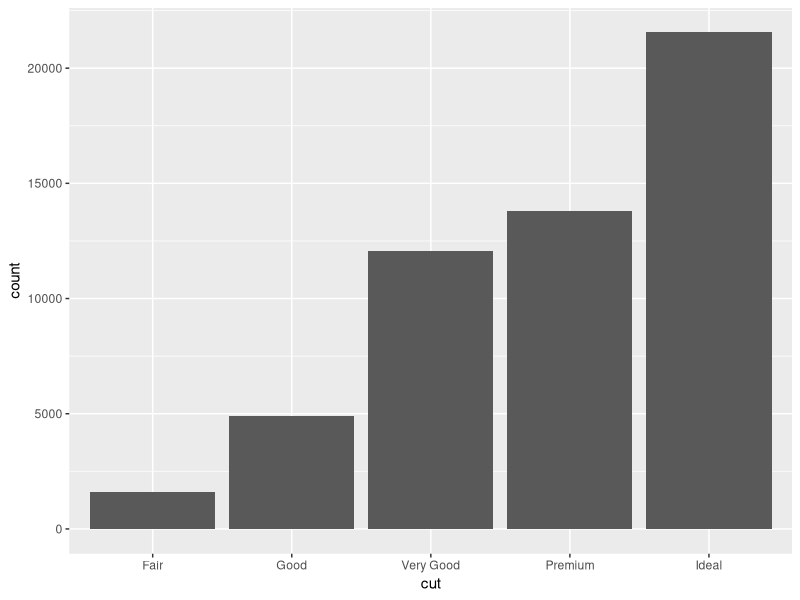
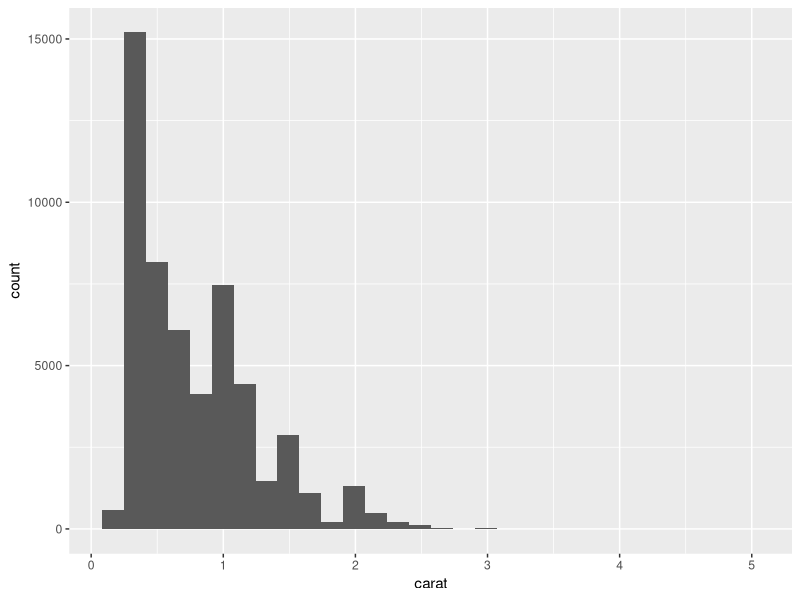
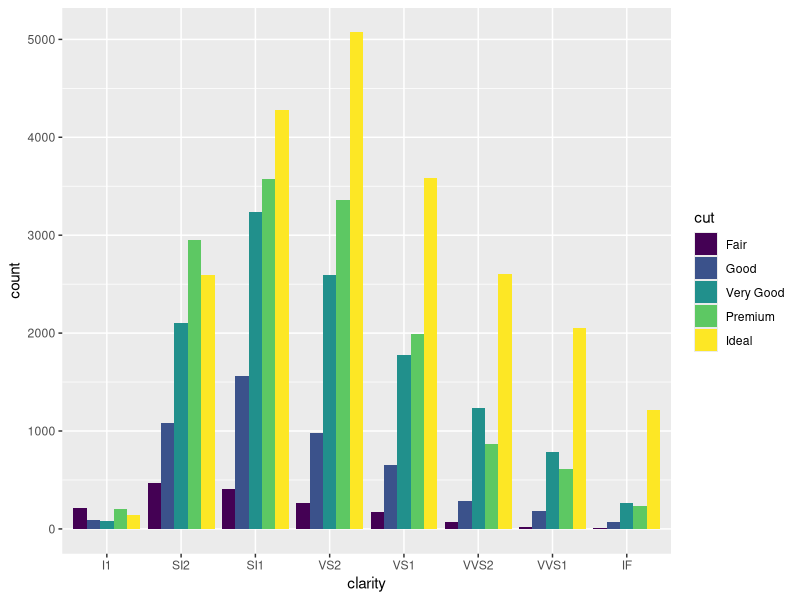
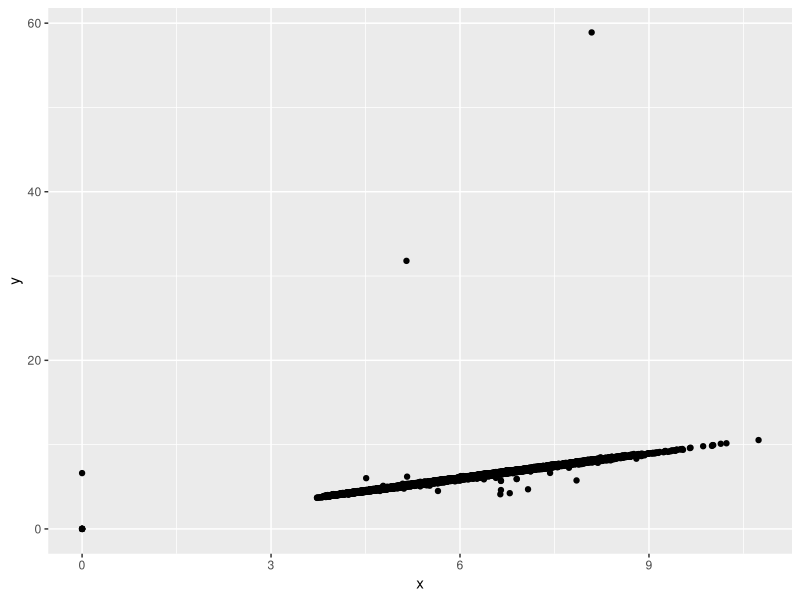

Generate these figures, in order, with R: (Note: this script raises an error after producing the figures.)
## ---- chunk 1
library(tidyverse)
library(ggrepel)
glimpse(diamonds)
## ---- chunk 2
ggplot(diamonds) +
    aes(x = cut) +
    geom_bar()
## ---- chunk 3
diamonds |>
    summarise(
        smallest_carat = min(carat),
        distinct_colors = n_distinct(color),
        distinct_cuts = n_distinct(cut),
        distinct_cuts_colors = n_distinct(color, cut)
    )
## ---- chunk 4
ggplot(diamonds) +
    aes(x = carat) + 
    geom_histogram()
## ---- chunk 5
ggplot(diamonds) +
    aes(x = clarity, fill = cut) +
    geom_bar(position = "dodge")
## ---- chunk 6
ggplot(diamonds) +
    aes(x = x, y = y) +
    geom_point()
## ---- chunk 7
(outliers_xy <- diamonds 
    # YOUR CODE HERE
)
## ---- chunk 8
outlier_xy_labels <- labs(
    x = "Width of Diamond",
    y = "Height of Diamond",
    title = "What's going on with the outliers?"
)

# Need ggrepel library to be loaded
(label_outlier_plot <- diamonds |>
    filter(
        # filter out the outliers    
        # YOUR CODE HERE
    ) |>
    # Make the same plot as before
    # YOUR CODE HERE
    geom_label_repel(
        # Add a label for the diamonds in outliers_xy
        # YOUR CODE HERE
    ) +
    geom_point(
        data = outliers_xy,
        colour = "red"
    ) +
    outlier_xy_labels
)
## ---- chunk 9
diamonds |>
    mutate(
        outlier = ifelse(
            # YOUR CODE HERE
        )
    ) |>
    ggplot() +
        # YOUR CODE HERE
## ---- chunk 10
ggplot(diamonds) +
    aes(x = x, fill = clarity) +
    geom_density() +
    facet_wrap(~ cut)
## ---- chunk 11
diamonds |>
    group_by()
    summarise()
